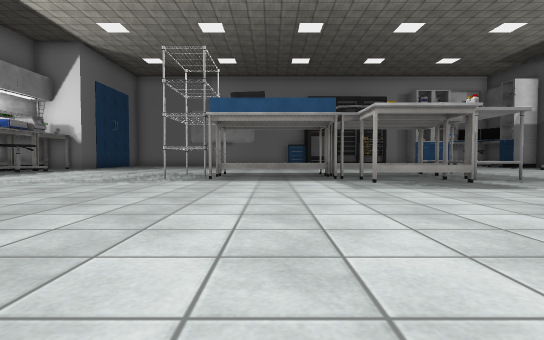
view 1 (above)

23 first-person views from a walk through a scene from a Unity 3-D project. The camera is 0.23 m above the floor, tilts 2° down and sees 80° across. The floor is counted in squares, 0.5 m on a side. Each view is taken from the middle of a square. On the plan, view 1 faces up. The plan holds only what a view shows up to about 9 squares ahead; the rest is blank. The player character is not drawn. Some surface patterns are stand-ins.

view 2
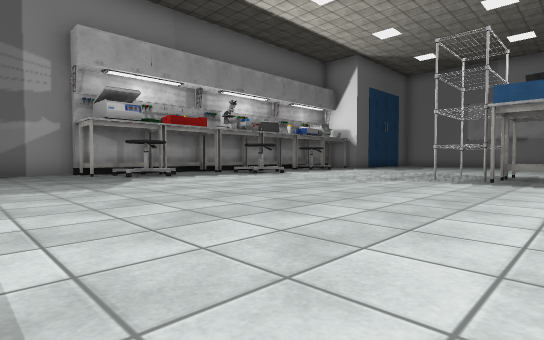

view 3
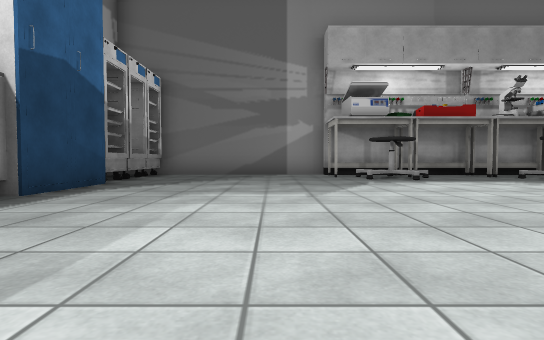

view 4
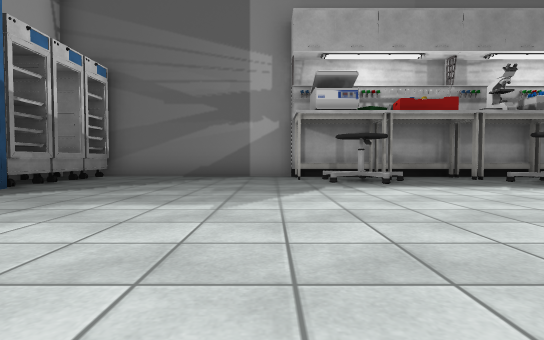

view 5
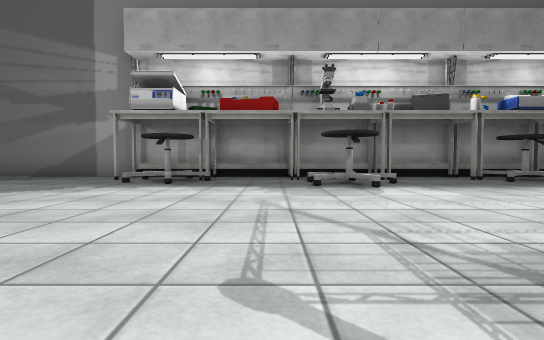

view 6
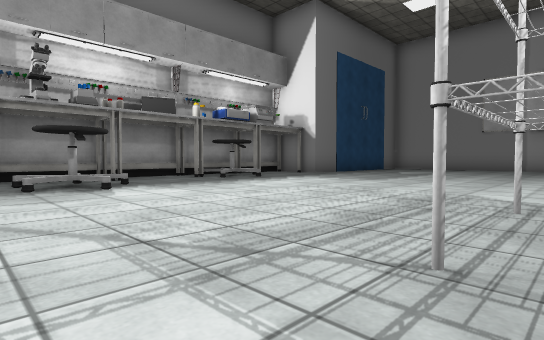

view 7
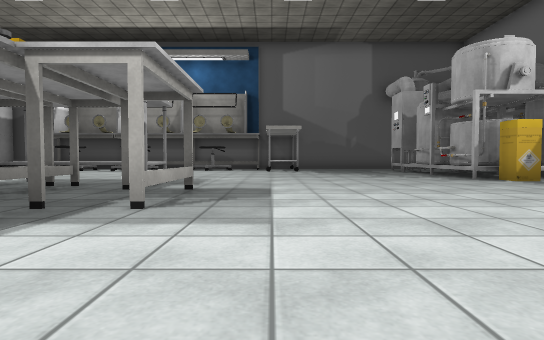

view 8
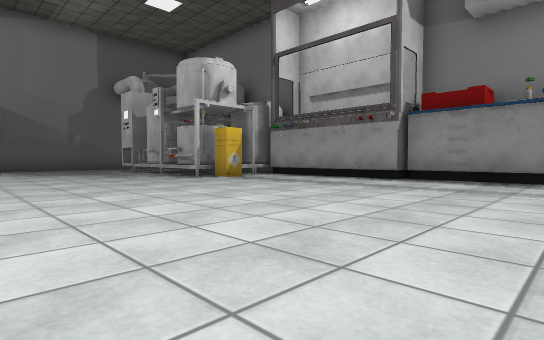

view 9
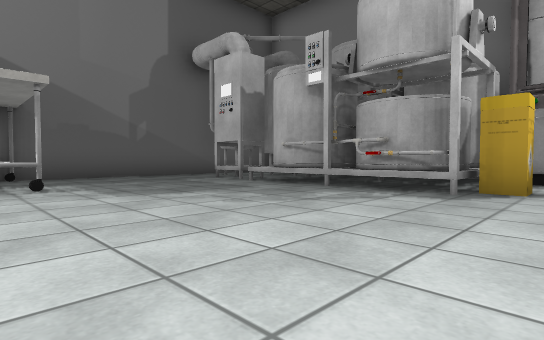

view 10
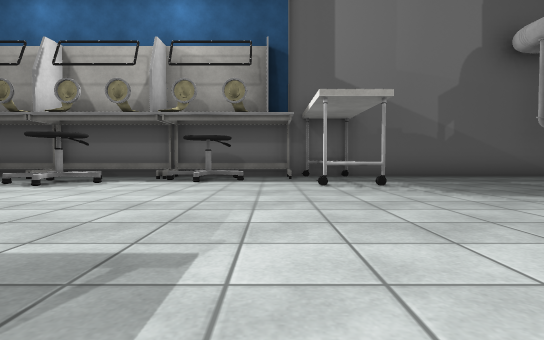

view 11
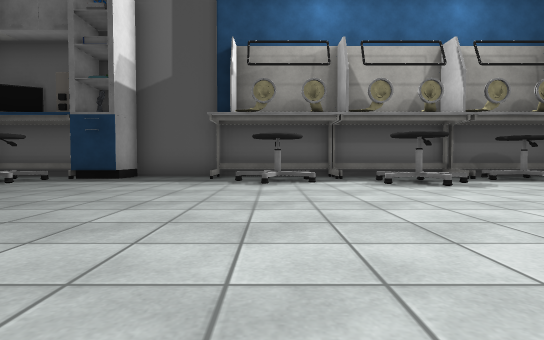

view 12
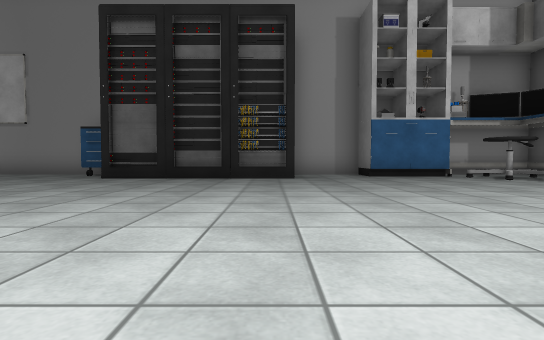

view 13
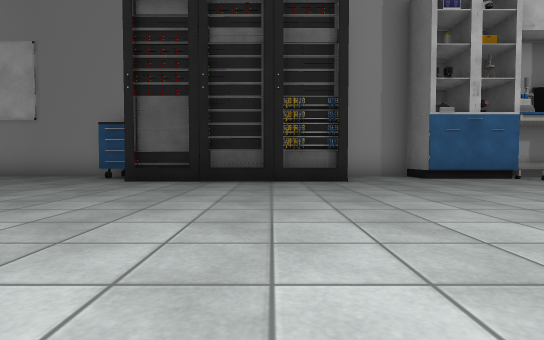

view 14
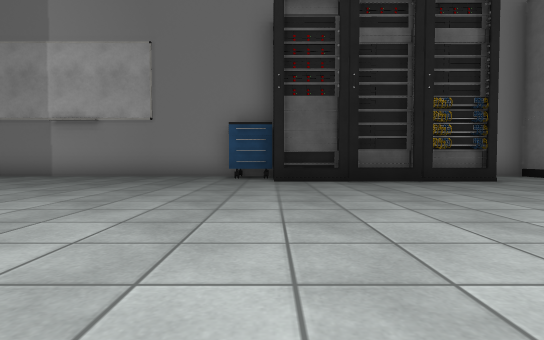

view 15
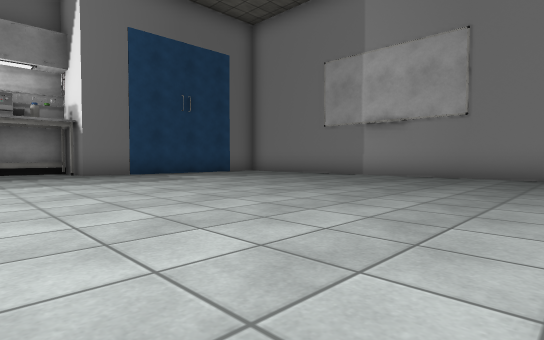

view 16
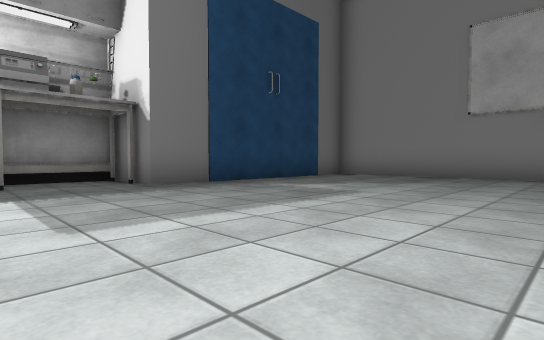

view 17
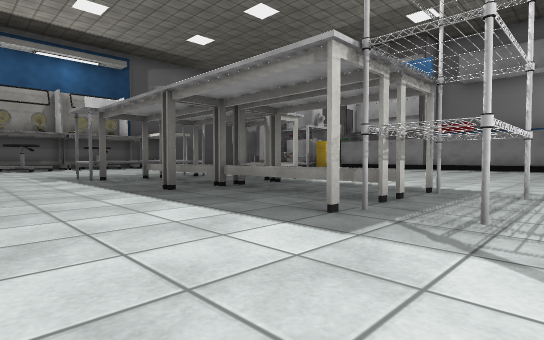

view 18
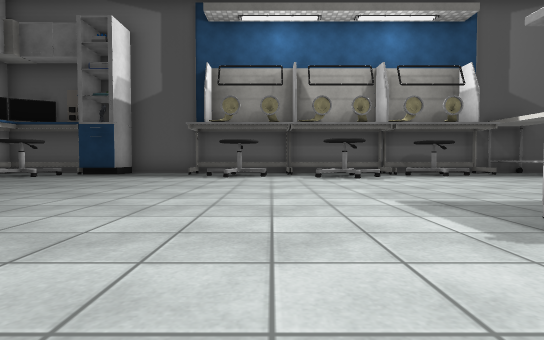

view 19
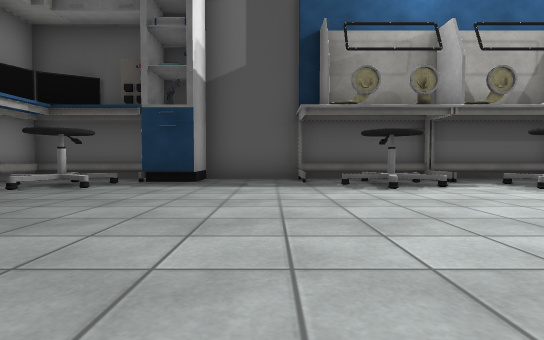

view 20
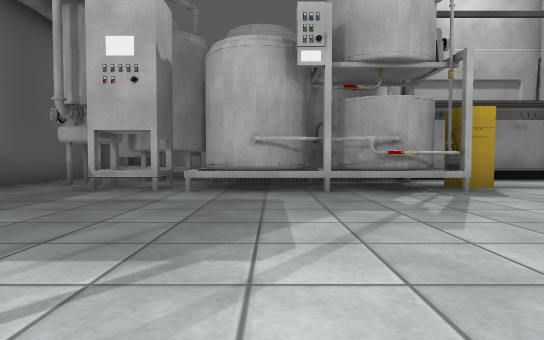

view 21
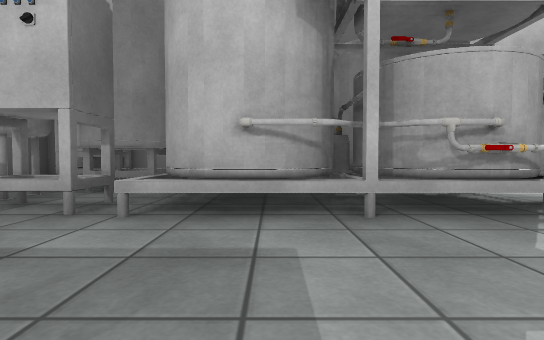

view 22
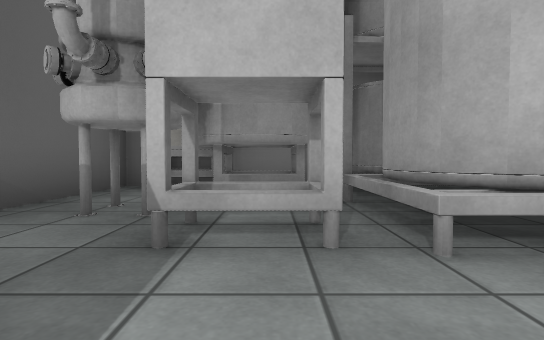

view 23
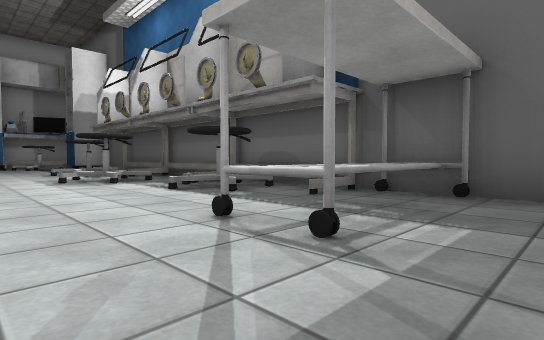

### Floor plan
Points are (right, up) in squares from view 1. A wall is a line through its corners. A room is listed if a view was taken in it or the views show most of it. See-through windows are left out.
Room 1 (views 1, 2, 3, 4, 5, 6, 7, 8, 9, 10, 11, 12, 13, 14, 15, 16, 17, 18, 19, 20, 21, 22, 23)
walls: (2.1, 20.5) (-7.4, 20.5); (-10.4, 2.5) (-10.4, -2.9); (8.5, 20.5) (6.9, 20.5); (10.4, -3.4) (13.4, -3.4) (13.4, 20.5) (11.4, 20.5); (-8.5, 19.4) (-8.5, 14.5) (-10.2, 14.5)
objects: other object (-11, 3) to (-11, 6); other object (-11, 7) to (-11, 10); other object (-11, 11) to (-11, 14); fridge (-10, -4) to (-10, -2); desk (-10, 3) to (-10, 4); desk (-10, 5) to (-10, 6); desk (-10, 7) to (-10, 8); desk (-10, 9) to (-10, 10); desk (-10, 11) to (-10, 12); desk (-10, 13) to (-10, 14); fridge (-9, -4) to (-9, -2); stool (-9, 3) to (-8, 5); stool (-9, 7) to (-7, 8); stool (-9, 11) to (-8, 12); fridge (-8, -3) to (-8, -2); cabinet (-7, -3); cabinet (-5, -3) to (-5, -2); other object (-4, -3) to (-3, -2); other object (-2, -3) to (-1, -2); shelf (-2, 7) to (-2, 9); desk (-1, 8) to (1, 8); desk (-1, 9) to (1, 9); other object (0, -2) to (2, -2); other object (1, 19) to (2, 20); desk (2, 6) to (3, 6); desk (2, 8) to (4, 8); desk (2, 9) to (4, 9); other object (3, -3) to (6, -2); other object (3, 19) to (3, 21); other object (4, 19) to (4, 21); desk (5, 7) to (5, 10); other object (5, 19) to (6, 19); other object (6, -1) to (10, 0); other object (6, 0); other object (7, -3) to (10, -2); cabinet (9, 19) to (10, 21); other object (11, -1) to (12, 0); desk (11, 4) to (13, 5); stool (11, 9) to (12, 11); stool (11, 12) to (12, 14); stool (11, 18) to (12, 19); desk (11, 19) to (13, 20); other object (12, -3) to (13, -3); stool (12, 7) to (12, 8); cabinet (12, 17) to (14, 18); desk (13, 6) to (13, 8); desk (13, 9) to (13, 11); desk (13, 12) to (13, 14)

Where each view was taken, in squares from view 1:
view 1: 0 up, 0 right, facing up
view 2: 0 up, 0 right, facing up-left
view 3: 1 up, 1 left, facing left
view 4: 2 up, 2 left, facing left
view 5: 6 up, 2 left, facing left
view 6: 6 up, 2 left, facing up-left
view 7: 5 up, 1 left, facing right
view 8: 5 up, 1 left, facing down-right
view 9: 5 up, 5 right, facing down-right
view 10: 6 up, 5 right, facing right
view 11: 13 up, 5 right, facing right
view 12: 11 up, 6 right, facing up
view 13: 12 up, 5 right, facing up
view 14: 12 up, 2 right, facing up
view 15: 12 up, 1 right, facing up-left
view 16: 12 up, 3 left, facing up-left
view 17: 12 up, 3 left, facing down-right
view 18: 12 up, 3 right, facing right
view 19: 15 up, 6 right, facing right
view 20: 5 up, 9 right, facing down
view 21: 3 up, 9 right, facing down
view 22: 2 up, 11 right, facing down
view 23: 3 up, 9 right, facing up-right
